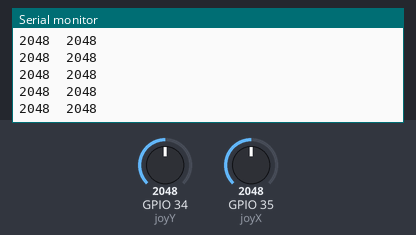
Bench run of a sketch on a simulated ESP32. Parts: the last lines printed to the serial monitor. The inputs (shaded band) are chosen by the test bench; at power-on: GPIO 34 (joyY) = 2048, GPIO 35 (joyX) = 2048.

Above: at 1.2 s.
1.3 s: GPIO 34 (joyY) set to 2866
At 1.32 s:
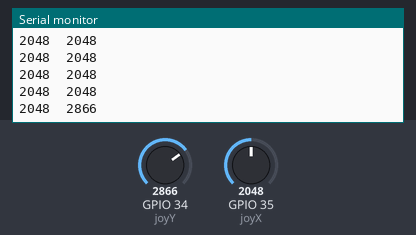
2.8 s: GPIO 35 (joyX) set to 2866
At 2.83 s:
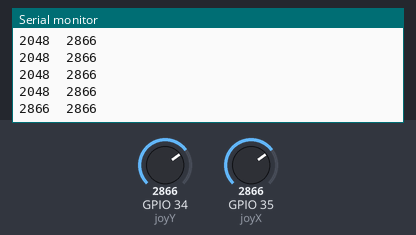
4.3 s: GPIO 34 (joyY) set to 3603
At 4.34 s:
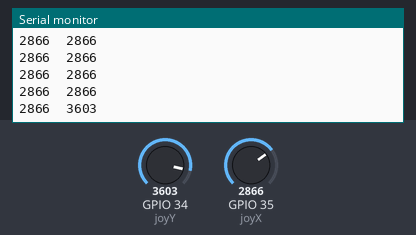
5.8 s: GPIO 35 (joyX) set to 3603
At 5.8 s:
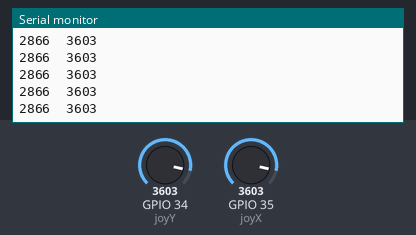
Timing chart, 0 to 8.3 s (numbered marks = the images above; inputs shaded):
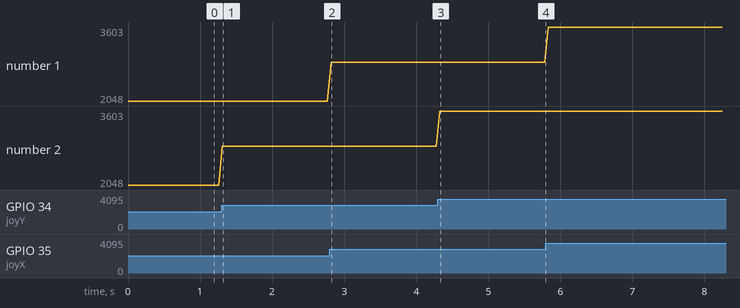

Measured:
- after the input at 1.3 s, the serial monitor: prints a new line at once (image 1)
- after the input at 2.8 s, the serial monitor: prints a new line at once (image 2)
- after the input at 4.3 s, the serial monitor: prints a new line at once (image 3)
- plotted number 2: 2048 → 2866 after the input at 1.3 s, 2866 → 3603 after the input at 4.3 s

The sketch:

joystick.ino
```cpp
const int joyX = 35; // Pin VRx en GPIO 15
const int joyY = 34;  // Pin VRy en GPIO 2

int xValue = 0;
int yValue = 0;

void setup() {
  Serial.begin(115200); // 115200 baudios es la velocidad estándar para la ESP32
}

void loop() {
  xValue = analogRead(joyX);
  yValue = analogRead(joyY);

  // Muestra los valores (0 a 4095) separados por una tabulación
  Serial.print(xValue);
  Serial.print("\t");
  Serial.println(yValue);

  delay(50); // Pequeña pausa para no saturar el puerto serie
}
```
